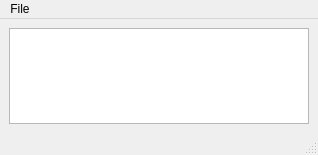
<?xml version="1.0" encoding="UTF-8"?>
<ui version="4.0">
 <class>ViewerMainWindow</class>
 <widget class="QMainWindow" name="ViewerMainWindow">
  <property name="geometry">
   <rect>
    <x>0</x>
    <y>0</y>
    <width>318</width>
    <height>155</height>
   </rect>
  </property>
  <property name="windowTitle">
   <string>MainWindow</string>
  </property>
  <widget class="QWidget" name="centralwidget">
   <layout class="QVBoxLayout" name="verticalLayout_3">
    <item>
     <layout class="QVBoxLayout" name="verticalLayout">
      <item>
       <widget class="QListWidget" name="item_list"/>
      </item>
     </layout>
    </item>
   </layout>
  </widget>
  <widget class="QMenuBar" name="menubar">
   <property name="geometry">
    <rect>
     <x>0</x>
     <y>0</y>
     <width>318</width>
     <height>23</height>
    </rect>
   </property>
   <widget class="QMenu" name="menuFile">
    <property name="title">
     <string>File</string>
    </property>
    <addaction name="actionOpen"/>
    <addaction name="separator"/>
    <addaction name="actionQuit"/>
   </widget>
   <addaction name="menuFile"/>
  </widget>
  <widget class="QStatusBar" name="statusbar"/>
  <action name="actionOpen">
   <property name="text">
    <string>Open</string>
   </property>
  </action>
  <action name="actionQuit">
   <property name="text">
    <string>Quit</string>
   </property>
  </action>
 </widget>
 <resources/>
 <connections/>
</ui>
